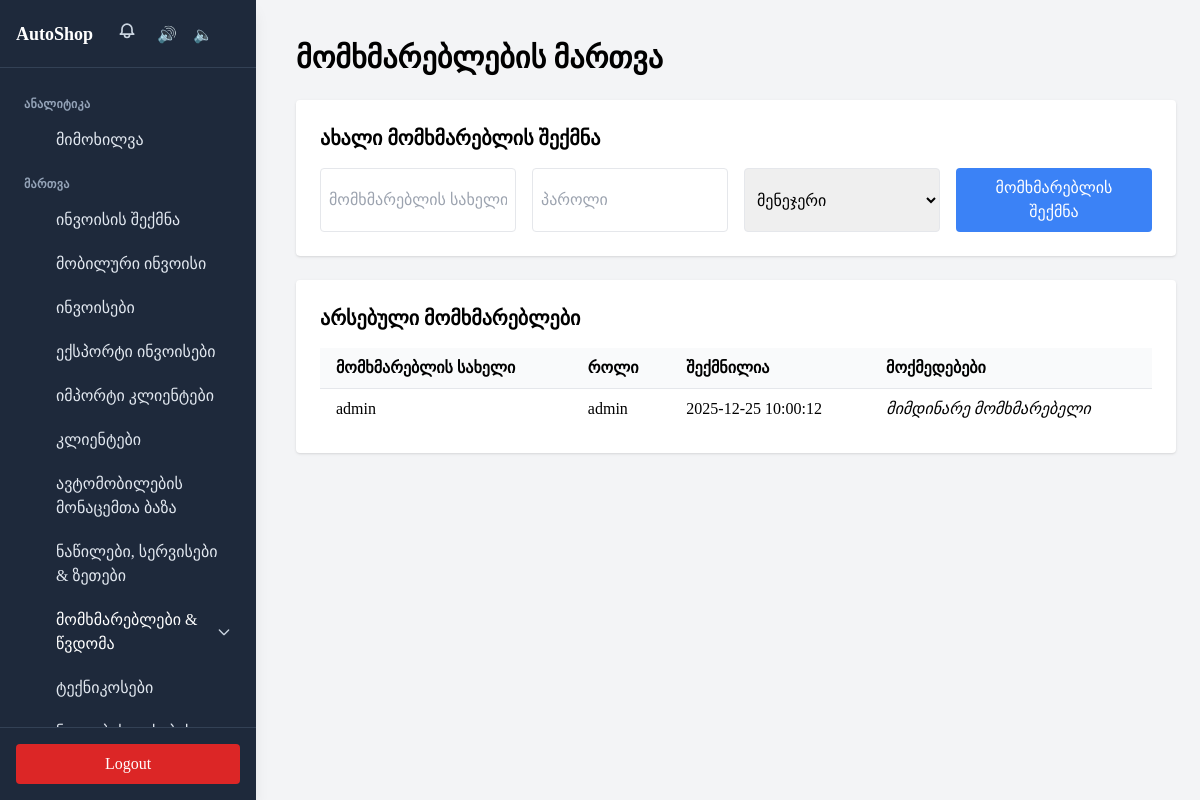
The page /admin/users.php (signed in) on the database its author committed.
### tables this page shows
CREATE TABLE users (
    id INT AUTO_INCREMENT PRIMARY KEY,
    username VARCHAR(50) UNIQUE NOT NULL,
    password VARCHAR(255) NOT NULL,
    role ENUM('admin', 'manager', 'user') NOT NULL DEFAULT 'user',
    created_at TIMESTAMP DEFAULT CURRENT_TIMESTAMP
);

### admin/users.php (the view, shortened to what this page needs)
<?php
require '../config.php';
$stmt = $pdo->query('SELECT id, username, role, created_at FROM users ORDER BY created_at DESC');
$users = $stmt->fetchAll(PDO::FETCH_ASSOC);
?>
<!DOCTYPE html>
<html lang="ka">
<head>
    <script src="https://cdn.tailwindcss.com"></script>
</head>
<body class="bg-gray-100 min-h-screen">
    <?php include '../partials/sidebar.php'; ?>
    <div class="min-h-full overflow-auto ml-0 md:ml-64 pt-4 pl-4">
        <div class="p-6">
            <h1 class="text-3xl font-bold mb-6">მომხმარებლების მართვა</h1>
            <div class="bg-white p-6 rounded shadow mb-6">
                <h2 class="text-xl font-semibold mb-4">ახალი მომხმარებლის შექმნა</h2>
                <form method="post" class="grid grid-cols-1 md:grid-cols-4 gap-4">
                    <input type="text" name="username" placeholder="მომხმარებლის სახელი" required class="border p-2 rounded">
                    <input type="password" name="password" placeholder="პაროლი" required class="border p-2 rounded">
                    <select name="role" class="border p-2 rounded">
                        <option value="manager">მენეჯერი</option>
                    </select>
                    <button type="submit" name="create_user" class="bg-blue-500 text-white px-4 py-2 rounded hover:bg-blue-600">მომხმარებლის შექმნა</button>
                </form>
            </div>
            <div class="bg-white p-6 rounded shadow">
                <h2 class="text-xl font-semibold mb-4">არსებული მომხმარებლები</h2>
                <div class="overflow-x-auto">
                    <table class="w-full table-auto">
                        <thead>
                            <tr class="bg-gray-50">
                                <th class="px-4 py-2 text-left">მომხმარებლის სახელი</th>
                                <th class="px-4 py-2 text-left">როლი</th>
                                <th class="px-4 py-2 text-left">შექმნილია</th>
                                <th class="px-4 py-2 text-left">მოქმედებები</th>
                            </tr>
                        </thead>
                        <tbody>
                            <?php foreach ($users as $user): ?>
                                <tr class="border-t">
                                    <td class="px-4 py-2"><?php echo htmlspecialchars($user['username']); ?></td>
                                    <td class="px-4 py-2"><?php echo htmlspecialchars($user['role']); ?></td>
                                    <td class="px-4 py-2"><?php echo htmlspecialchars($user['created_at']); ?></td>
                                    <td class="px-4 py-2">
                                        <?php if ($user['id'] !== $_SESSION['user_id']): ?>
                                            <form method="post" class="inline" onsubmit="return confirm('დარწმუნებული ხართ?');">
                                                <input type="hidden" name="user_id" value="<?php echo $user['id']; ?>">
                                                <select name="role" onchange="this.form.submit()" class="border p-1 rounded">
                                                    <option value="manager" <?php echo $user['role'] === 'manager' ? 'selected' : ''; ?>>მენეჯერი</option>
                                                    <option value="admin" <?php echo $user['role'] === 'admin' ? 'selected' : ''; ?>>ადმინისტრატორი</option>
                                                </select>
                                                <input type="hidden" name="update_user" value="1">
                                            </form>
                                            <form method="post" class="inline ml-2" onsubmit="return confirm('წავშალოთ ეს მომხმარებელი?');">
                                                <input type="hidden" name="user_id" value="<?php echo $user['id']; ?>">
                                                <button type="submit" name="delete_user" class="bg-red-500 text-white px-2 py-1 rounded hover:bg-red-600">წაშლა</button>
                                            </form>
                                        <?php else: ?>
                                            <em>მიმდინარე მომხმარებელი</em>
                                        <?php endif; ?>
                                    </td>
                                </tr>
                            <?php endforeach; ?>
                        </tbody>
                    </table>
                </div>
            </div>
        </div>
    </div>
</body>
</html>

### admin/users.php (style rules this page uses)
body { font-family: 'BPG Arial', 'BPG Arial Caps'; }

### rows shown on the page
users: username "admin", role "admin", created_at "2025-12-25 10:00:12", shows "მიმდინარე მომხმარებელი"

### other values the page prints
$section['label'] "ᲐᲜᲐᲚᲘᲢᲘᲙᲐ"
$item['label'] "მიმოხილვა"
$section['label'] "ᲛᲐᲠᲗᲕᲐ"
$item['label'] "ინვოისის შექმნა"
$item['label'] "მობილური ინვოისი"
$item['label'] "ინვოისები"
$item['label'] "ექსპორტი ინვოისები"
$item['label'] "იმპორტი კლიენტები"
$item['label'] "კლიენტები"
$item['label'] "ავტომობილების მონაცემთა ბაზა"
$item['label'] "ნაწილები, სერვისები & ზეთები"
$item['label'] "მომხმარებლები & წვდომა"
$item['label'] "ტექნიკოსები"
